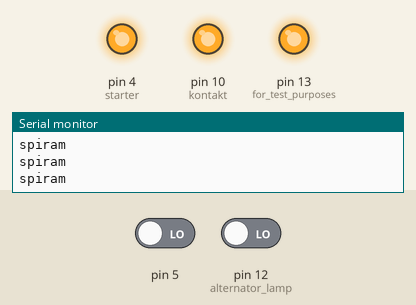
Simulated run of this sketch. Board: Arduino Uno, built with avr-gcc and run on an emulated ATmega328P. Shown: output pins drawn as LEDs (lit = HIGH), the last lines printed to the serial monitor. The test bench sets the inputs (shaded band); at power-on: pin 5 LOW, pin 12 (alternator_lamp) LOW.

Above: at 1.2 s.
1.3 s: pin 5 driven HIGH
At 2.5 s:
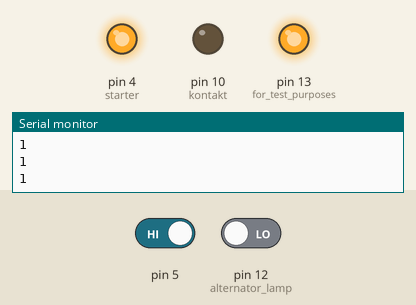
2.8 s: pin 12 (alternator_lamp) driven HIGH
At 3.7 s:
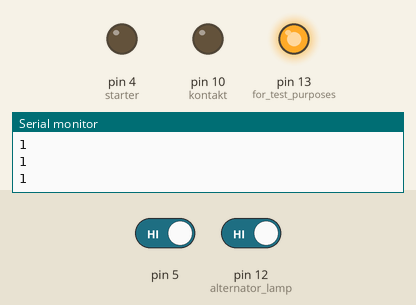
4.3 s: pin 12 (alternator_lamp) driven LOW
At 4.7 s:
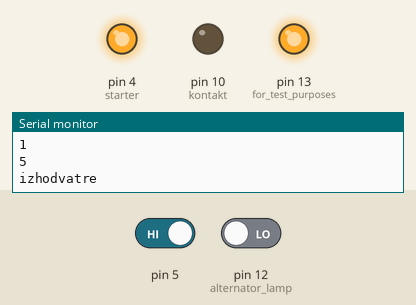
6.8 s: pin 5 driven LOW
At 8.2 s:
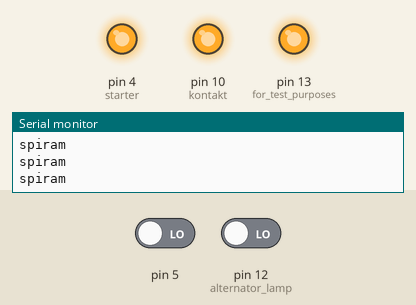
Timing chart, 0 to 9.8 s (numbered marks = the images above; inputs shaded):
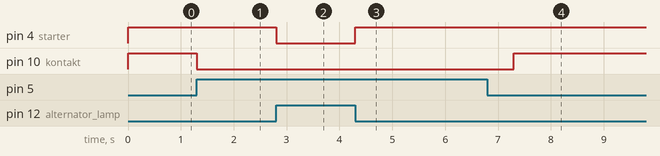

The sketch:

engine_code.ino
```cpp
int starts=1;
unsigned long time_stop;
unsigned long heater_start;
//voltmeter//
int analogInput = 0;
float vout = 0.0;
float vin = 0.0;
float R1 = 12000.0; // resistance of R1 (12K)
float R2 = 4700.0; // resistance of R2 (4.7K)
int value = 0;

void setup()
{
  pinMode(2,INPUT); //heater(remote control)
  pinMode(4, OUTPUT); //starter
  digitalWrite(4,HIGH);
  pinMode(10, OUTPUT); //kontakt
  digitalWrite(10,HIGH);
  pinMode(12, INPUT); //alternator lamp
  pinMode(13,OUTPUT); //for test purposes
  digitalWrite(13,HIGH);
  pinMode(A0,INPUT); //voltmeter input
  Serial.begin(9600);
}

void loop()
{
  if(digitalRead(5) == HIGH){
      digitalWrite(10,LOW); //kontakt
      Serial.print("vatre");
      delay(1000);
      engine_start();
      Serial.print("izhod");
    }
  if(digitalRead(5) == LOW){
    Serial.println("spiram");
    digitalWrite(10,HIGH);
    starts = 1;
    delay(100);
  }

}

float voltmeter()
{
    value = analogRead(A0);
    vout = (value * 5.0) / 1024.0;
    vin = vout / (R2/(R1+R2));
    if (vin<0.09){
        vin=0.0;//statement to quash undesired reading !
    }
  return vin;
}

void engine_start(){
    while(starts <= 3){ //cikal za opit za zapalvane
        Serial.println(starts);
        if(digitalRead(12) == HIGH){
          digitalWrite(4,LOW);
          time_stop = millis() + 12000;
          while(1){
            if(digitalRead(12) == LOW){
              starts = 4;
              heater_start = millis() + 5000;
              break;
            }

            if(millis() >= time_stop){
              break;
            }
          }
          digitalWrite(4,HIGH);
          starts++;
        }
        if(digitalRead(12) == HIGH){
          //delay(15000);
          delay(5000);
        }
        Serial.println(starts);
      }
}
```

Measured:
- after the input at 1.3 s, pin 10 (kontakt): HIGH → LOW at once
- after the input at 2.8 s, pin 4 (starter): HIGH → LOW at once
- after the input at 4.3 s, pin 4 (starter): LOW → HIGH at once
- after the input at 6.8 s, pin 10 (kontakt): LOW → HIGH after 0.50 s
